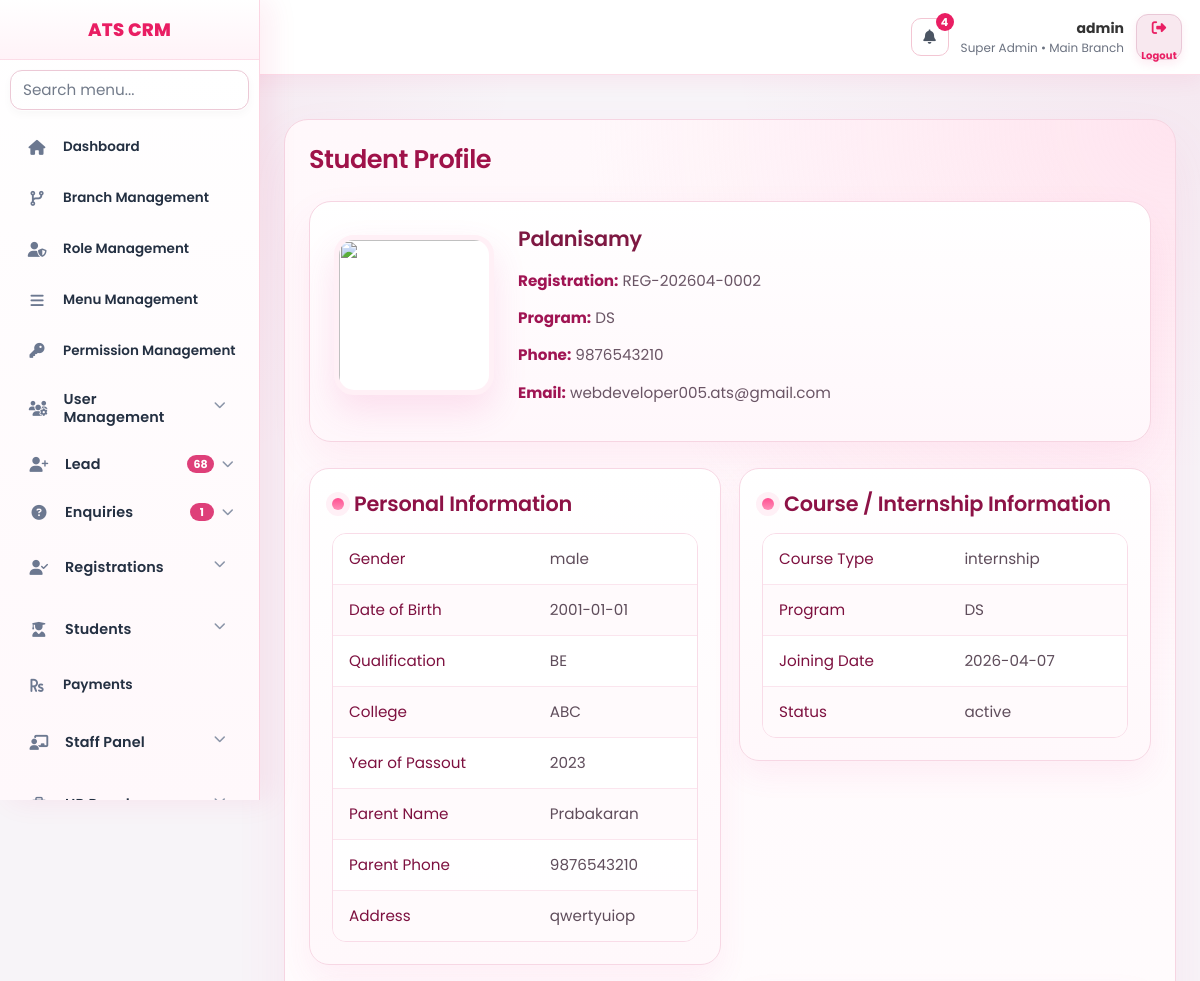
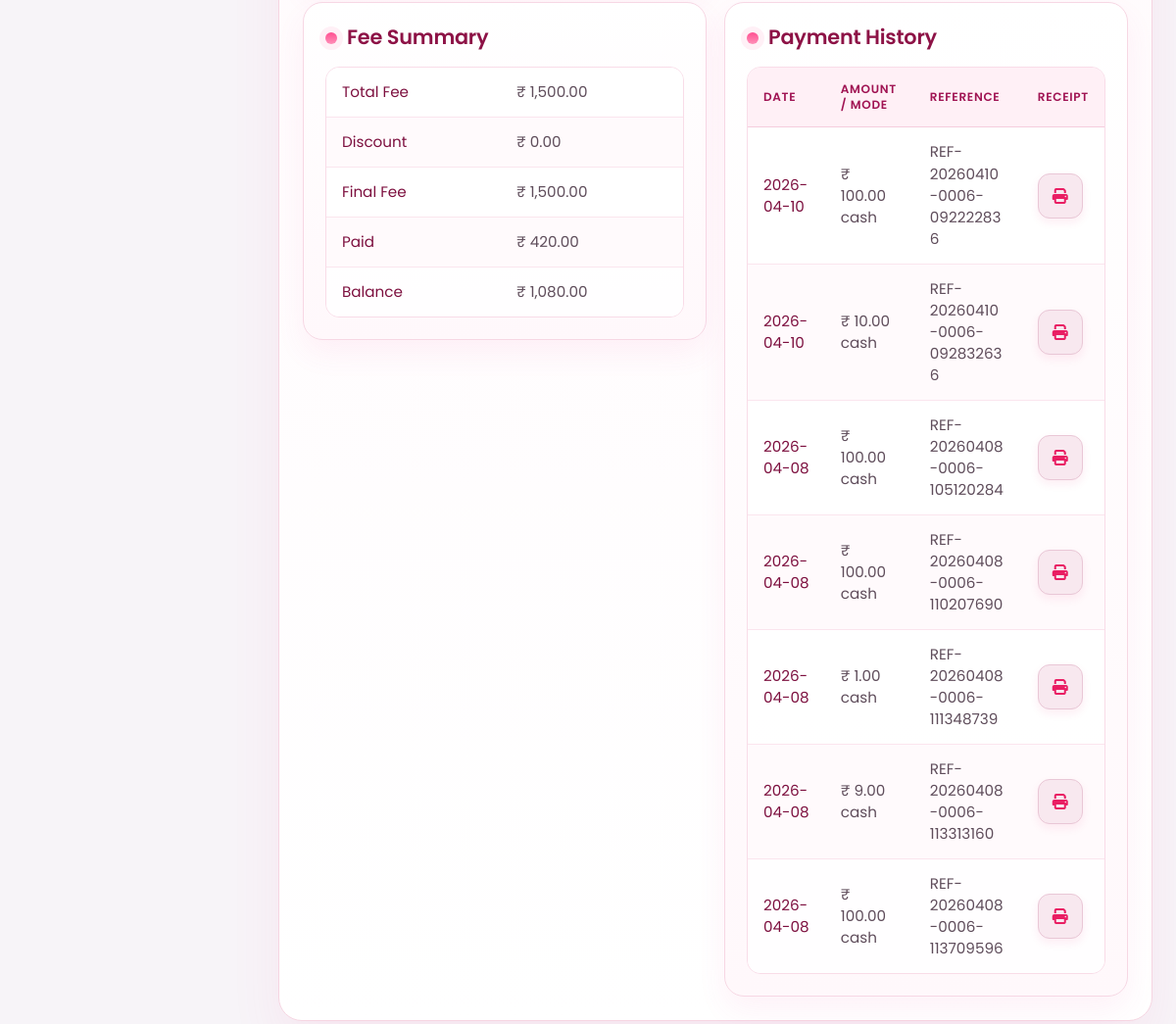
The page /index.php?page=students/profile&id=6 (signed in) on the database its author committed (2 pictures, top to bottom).
### tables this page shows
CREATE TABLE `menus` (
  `id` int(11) NOT NULL AUTO_INCREMENT,
  `menu_name` varchar(150) NOT NULL,
  `menu_slug` varchar(150) NOT NULL,
  `parent_id` int(11) DEFAULT NULL,
  `icon` varchar(100) DEFAULT NULL,
  `sort_order` int(11) DEFAULT 0,
  `status` tinyint(1) DEFAULT 1,
  `created_at` datetime DEFAULT current_timestamp(),
  `updated_at` datetime DEFAULT current_timestamp() ON UPDATE current_timestamp(),
  PRIMARY KEY (`id`)
);

CREATE TABLE `registration_profiles` (
  `id` int(11) NOT NULL AUTO_INCREMENT,
  `registration_id` int(11) NOT NULL,
  `student_name` varchar(150) DEFAULT NULL,
  `gender` varchar(20) DEFAULT NULL,
  `dob` date DEFAULT NULL,
  `address` text DEFAULT NULL,
  `qualification` varchar(150) DEFAULT NULL,
  `college_name` varchar(150) DEFAULT NULL,
  `year_of_passout` varchar(20) DEFAULT NULL,
  `parent_name` varchar(150) DEFAULT NULL,
  `parent_phone` varchar(20) DEFAULT NULL,
  `parent_occupation` varchar(150) DEFAULT NULL,
  `parent_email` varchar(150) DEFAULT NULL,
  `emergency_contact` varchar(20) DEFAULT NULL,
  `aadhaar_no` varchar(30) DEFAULT NULL,
  `photo_path` varchar(255) DEFAULT NULL,
  `signature_path` varchar(255) DEFAULT NULL,
  `remarks` text DEFAULT NULL,
  `created_at` datetime NOT NULL DEFAULT current_timestamp(),
  `updated_at` datetime NOT NULL DEFAULT current_timestamp() ON UPDATE current_timestamp(),
  PRIMARY KEY (`id`),
  UNIQUE KEY `uk_registration_profile` (`registration_id`),
  CONSTRAINT `fk_registration_profiles_registration` FOREIGN KEY (`registration_id`) REFERENCES `registrations` (`id`) ON DELETE CASCADE
);

CREATE TABLE `registrations` (
  `id` int(11) NOT NULL AUTO_INCREMENT,
  `registration_no` varchar(50) DEFAULT NULL,
  `enquiry_id` int(11) DEFAULT NULL,
  `branch_id` int(11) NOT NULL,
  `reg_type` enum('course','internship','workshop') NOT NULL,
  `source_type` enum('lead','direct','walkin','reference','online','other') DEFAULT 'direct',
  `joined_on` date DEFAULT NULL,
  `enquiry_snapshot_name` varchar(150) DEFAULT NULL,
  `enquiry_snapshot_phone` varchar(20) DEFAULT NULL,
  `enquiry_snapshot_email` varchar(150) DEFAULT NULL,
  `program_name` varchar(150) DEFAULT NULL,
  `batch_name` varchar(150) DEFAULT NULL,
  `internship_days` int(11) DEFAULT NULL,
  `internship_batch` varchar(100) DEFAULT NULL,
  `internship_start_date` date DEFAULT NULL,
  `internship_end_date` date DEFAULT NULL,
  `internship_completion_status` enum('pending','in_progress','completed') NOT NULL DEFAULT 'pending',
  `internship_certificate_status` enum('not_given','given') NOT NULL DEFAULT 'not_given',
  `internship_certificate_issued_at` datetime DEFAULT NULL,
  `internship_report_status` enum('not_provided','provided') NOT NULL DEFAULT 'not_provided',
  `internship_report_issued_at` datetime DEFAULT NULL,
  `internship_report_due_days` int(11) DEFAULT NULL,
  `total_fee` decimal(10,2) NOT NULL DEFAULT 0.00,
  `discount_amount` decimal(10,2) NOT NULL DEFAULT 0.00,
  `final_fee` decimal(10,2) NOT NULL DEFAULT 0.00,
  `paid_amount` decimal(10,2) NOT NULL DEFAULT 0.00,
  `balance_amount` decimal(10,2) NOT NULL DEFAULT 0.00,
  `payment_status` enum('unpaid','partial','paid') NOT NULL DEFAULT 'unpaid',
  `notes` text DEFAULT NULL,
  `registration_status` enum('draft','active','completed','cancelled') NOT NULL DEFAULT 'draft',
  `assigned_to` int(11) DEFAULT NULL,
  `created_by` int(11) NOT NULL,
  `created_at` datetime NOT NULL,
  `updated_at` datetime NOT NULL,
  PRIMARY KEY (`id`),
  UNIQUE KEY `uk_registration_no` (`registration_no`),
  KEY `enquiry_id` (`enquiry_id`),
  KEY `branch_id` (`branch_id`),
  KEY `assigned_to` (`assigned_to`),
  KEY `status` (`registration_status`),
  KEY `idx_enquiry_id` (`enquiry_id`),
  KEY `idx_branch_id` (`branch_id`),
  KEY `idx_reg_type` (`reg_type`),
  KEY `idx_assigned_to` (`assigned_to`),
  KEY `idx_registration_status` (`registration_status`),
  CONSTRAINT `fk_reg_enquiry` FOREIGN KEY (`enquiry_id`) REFERENCES `enquiries` (`id`) ON DELETE CASCADE
);

CREATE TABLE `registration_payments` (
  `id` int(11) NOT NULL AUTO_INCREMENT,
  `registration_id` int(11) NOT NULL,
  `branch_id` int(11) NOT NULL,
  `staff_id` int(11) NOT NULL COMMENT 'Front office / owner who gets target credit',
  `collected_by` int(11) NOT NULL COMMENT 'User who entered/received payment',
  `approved_by` int(11) DEFAULT NULL,
  `amount` decimal(10,2) NOT NULL DEFAULT 0.00,
  `payment_date` date NOT NULL,
  `payment_mode` enum('cash','upi','card','bank_transfer','cheque','other') DEFAULT 'cash',
  `payment_type` enum('advance','partial','full','refund') DEFAULT 'partial',
  `reference_no` varchar(100) DEFAULT NULL,
  `receipt_no` varchar(100) DEFAULT NULL,
  `approval_status` enum('pending','approved','rejected') NOT NULL DEFAULT 'approved',
  `remarks` text DEFAULT NULL,
  `created_at` datetime NOT NULL DEFAULT current_timestamp(),
  `updated_at` datetime NOT NULL DEFAULT current_timestamp() ON UPDATE current_timestamp(),
  PRIMARY KEY (`id`),
  KEY `idx_registration_id` (`registration_id`),
  KEY `idx_branch_id` (`branch_id`),
  KEY `idx_staff_id` (`staff_id`),
  KEY `idx_payment_date` (`payment_date`),
  KEY `idx_approval_status` (`approval_status`),
  KEY `idx_target_report` (`branch_id`,`collected_by`,`approval_status`,`payment_date`),
  CONSTRAINT `fk_registration_payments_registration` FOREIGN KEY (`registration_id`) REFERENCES `registrations` (`id`) ON DELETE CASCADE
);

### views/students/profile.php (the view, shortened to what the rows shown need)
<?php
if (!function_exists('h')) {
function h($v){
return htmlspecialchars((string)($v ?? '-'), ENT_QUOTES, 'UTF-8');
}
}
$id = (int)($_GET['id'] ?? 0);
$stmt = $pdo->prepare("
SELECT r.*, e.phone, e.email
FROM registrations r
LEFT JOIN enquiries e
ON e.converted_registration_id = r.id
WHERE r.id=?
LIMIT 1
");
$stmt->execute([$id]);
$reg = $stmt->fetch(PDO::FETCH_ASSOC) ?: [];
$stmt = $pdo->prepare("
SELECT *
FROM registration_profiles
WHERE registration_id=?
LIMIT 1
");
$stmt->execute([$id]);
$profile = $stmt->fetch(PDO::FETCH_ASSOC) ?: [];
$stmt = $pdo->prepare("
SELECT *
FROM registration_payments
WHERE registration_id=?
ORDER BY payment_date DESC
");
$stmt->execute([$id]);
$payments = $stmt->fetchAll(PDO::FETCH_ASSOC);
?>
<div class="student-page">
<h2>Student Profile</h2>
<div class="profile-card">
<div class="profile-right">
<h3><?= h($profile['student_name'] ?: $reg['enquiry_snapshot_name']) ?></h3>
<p><strong>Registration:</strong> <?= h($reg['registration_no']) ?></p>
<p><strong>Program:</strong> <?= h($reg['program_name']) ?></p>
<p><strong>Phone:</strong> <?= h(visibleStudentContactValue($reg['enquiry_snapshot_phone'])) ?></p>
<p><strong>Email:</strong> <?= h(visibleStudentContactValue($reg['enquiry_snapshot_email'])) ?></p>
</div>
</div>
<div class="details-grid">
<div class="student-profile-card-block">
<table class="student-profile-table no-mobile-cards">
<tr>
<td>Gender</td>
<td><?= h($profile['gender']) ?></td>
</tr>
<tr>
<td>Date of Birth</td>
<td><?= h($profile['dob']) ?></td>
</tr>
<tr>
<td>Qualification</td>
<td><?= h($profile['qualification']) ?></td>
</tr>
<tr>
<td>College</td>
<td><?= h($profile['college_name']) ?></td>
</tr>
<tr>
<td>Year of Passout</td>
<td><?= h($profile['year_of_passout']) ?></td>
</tr>
<tr>
<td>Parent Name</td>
<td><?= h($profile['parent_name']) ?></td>
</tr>
<tr>
<td>Parent Phone</td>
<td><?= h(visibleStudentContactValue($profile['parent_phone'] ?? '-')) ?></td>
</tr>
<tr>
<td>Address</td>
<td><?= h($profile['address']) ?></td>
</tr>
</table>
</div>
<div class="student-profile-card-block">
<table class="student-profile-table no-mobile-cards">
<tr>
<td>Course Type</td>
<td><?= h($reg['reg_type']) ?></td>
</tr>
<tr>
<td>Program</td>
<td><?= h($reg['program_name']) ?></td>
</tr>
<tr>
<td>Joining Date</td>
<td><?= h($reg['joined_on']) ?></td>
</tr>
<tr>
<td>Status</td>
<td><?= h($reg['registration_status']) ?></td>
</tr>
</table>
</div>
<div class="student-profile-card-block">
<table class="student-profile-table no-mobile-cards">
<tr>
<td>Total Fee</td>
<td><?= inr_symbol() ?> <?= number_format((float)$reg['total_fee'],2) ?></td>
</tr>
<tr>
<td>Discount</td>
<td><?= inr_symbol() ?> <?= number_format((float)$reg['discount_amount'],2) ?></td>
</tr>
<tr>
<td>Final Fee</td>
<td><?= inr_symbol() ?> <?= number_format((float)$reg['final_fee'],2) ?></td>
</tr>
<tr>
<td>Paid</td>
<td><?= inr_symbol() ?> <?= number_format((float)$reg['paid_amount'],2) ?></td>
</tr>
<tr>
<td>Balance</td>
<td><?= inr_symbol() ?> <?= number_format((float)$reg['balance_amount'],2) ?></td>
</tr>
</table>
</div>
<div class="student-profile-card-block">
<table class="student-profile-table no-mobile-cards payment-history-table">
<thead>
<tr>
<th>Date</th>
<th>Amount / Mode</th>
<th>Reference</th>
<th>Receipt</th>
</tr>
</thead>
<tbody>
<?php if(!$payments): ?>
<tr>
<td colspan="4">No payments yet.</td>
</tr>
<?php else: ?>
<?php foreach($payments as $p): ?>
<tr>
<td data-label="Date"><?= h($p['payment_date']) ?></td>
<td data-label="Amount / Mode">
<span class="amount-mode-stack">
<span class="amount-line"><?= inr_symbol() ?> <?= number_format((float)$p['amount'],2) ?></span>
<span class="sub"><?= h($p['payment_mode']) ?></span>
</span>
</td>
<td data-label="Reference"><?= h($p['reference_no']) ?></td>
<td data-label="Receipt">
<a
href="index.php?page=payments/receipt&payment_id=<?= (int)$p['id'] ?>"
target="_blank"
title="Print Receipt"
data-modern-tooltip="Print Receipt"
aria-label="Print Receipt"
class="crm-icon-btn is-info">
<i class="fas fa-print"></i>
</a>
</td>
</tr>
<?php endforeach; ?>
<?php endif; ?>
</tbody>
</table>
</div>
</div>

### views/layout/sidebar.php (shortened to what the rows shown need)
<?php
$role_id     = $_SESSION['role_id'] ?? 0;
$currentPage = $_GET['page'] ?? '';
$sessionUserId = (int)($_SESSION['user_id'] ?? 0);
$sessionBranchId = (int)($_SESSION['branch_id'] ?? 0);
$stmt = $pdo->prepare("
    SELECT m.*
    FROM menus m
    INNER JOIN role_permissions rp
        ON rp.menu_id = m.id
    WHERE rp.role_id = :role_id
      AND rp.can_view = 1
      AND m.status = 1
    ORDER BY m.parent_id ASC, m.sort_order ASC
");
$stmt->execute([
    'role_id' => $role_id
]);
$menus = $stmt->fetchAll(PDO::FETCH_ASSOC);
$menus = array_values(array_filter($menus, function($m) {
    $slug = $m['menu_slug'] ?? '';
    return !(
        strpos($slug, 'dashboard/') === 0
        || $slug === 'dashboard'
        || $slug === 'system/demo_reset'
    );
}));
$menuTree = [];
foreach ($menus as $menu) {
    if ($menu['parent_id'] === NULL) {
        $menuTree[$menu['id']] = $menu;
        $menuTree[$menu['id']]['children'] = [];
    }
}
foreach ($menus as $menu) {
    if ($menu['parent_id'] !== NULL && isset($menuTree[$menu['parent_id']])) {
        $menuTree[$menu['parent_id']]['children'][] = $menu;
    }
}
function isParentOpen($parent, $currentPage) {
    if (!isset($parent['children']) || empty($parent['children'])) return false;
    return false;
}
$sidebarBadges = [
    'lead' => 0,
    'enquiries' => 0,
    'enquiries/followups' => 0,
];
try {
    $sidebarBadgeCacheKey = 'sidebar_badges_' . $sessionUserId;
    $cachedSidebarBadges = $_SESSION[$sidebarBadgeCacheKey] ?? null;
    $useBadgeCache = is_array($cachedSidebarBadges)
        && isset($cachedSidebarBadges['ts'], $cachedSidebarBadges['values'])
        && (time() - (int)$cachedSidebarBadges['ts']) <= 30
        && (int)($cachedSidebarBadges['role_id'] ?? 0) === (int)$role_id
        && (int)($cachedSidebarBadges['branch_id'] ?? 0) === (int)$sessionBranchId;
    if ($useBadgeCache) {
        $vals = (array)$cachedSidebarBadges['values'];
        foreach ($sidebarBadges as $k => $v) {
            if (isset($vals[$k])) $sidebarBadges[$k] = max(0, (int)$vals[$k]);
        }
    } else {
        $leadSql = "SELECT COUNT(*) FROM leads l WHERE l.status NOT IN ('converted','closed')";
        $leadParams = [];
        $stLead = $pdo->prepare($leadSql);
        $stLead->execute($leadParams);
        $sidebarBadges['lead'] = (int)($stLead->fetchColumn() ?: 0);
        $enqSql = "SELECT COUNT(*) FROM enquiries e WHERE e.status IN ('new','followup')";
        $enqParams = [];
        $stEnq = $pdo->prepare($enqSql);
        $stEnq->execute($enqParams);
        $sidebarBadges['enquiries'] = (int)($stEnq->fetchColumn() ?: 0);
        $fuSql = "
            SELECT COUNT(*)
            FROM enquiry_followups f
            INNER JOIN enquiries e ON e.id = f.enquiry_id
            WHERE LOWER(TRIM(COALESCE(f.status,'pending'))) = 'pending'
        ";
        $fuParams = [];
        $stFu = $pdo->prepare($fuSql);
        $stFu->execute($fuParams);
        $sidebarBadges['enquiries/followups'] = (int)($stFu->fetchColumn() ?: 0);
    }
} catch (Throwable $e) {
}
if (!function_exists('sidebarBadgeText')) {
    function sidebarBadgeText($count): string {
        $c = max(0, (int)$count);
        return $c > 99 ? '99+' : (string)$c;
    }
}
?>
<div class="sidebar" id="crmSidebar">
    <ul class="menu-list">
        <?php foreach ($menuTree as $parent): ?>
            <?php
                $hasChildren  = !empty($parent['children']);
                $parentOpen   = isParentOpen($parent, $currentPage);
                $parentActive = ($currentPage === $parent['menu_slug']) || $parentOpen;
            ?>
            <li class="<?= $parentActive ? 'active' : '' ?> <?= $hasChildren ? 'has-children' : '' ?> <?= $parentOpen ? 'open' : '' ?>"<?= $hasChildren ? ' data-initial-open="' . ($parentOpen ? '1' : '0') . '"' : '' ?>>
                <?php if ($hasChildren): ?>
                    <?php $submenuId = 'submenu-' . (int)$parent['id']; ?>
                    <button
                        type="button"
                        class="menu-toggle"
                        data-menu-id="<?= (int)$parent['id'] ?>"
                        data-tooltip="<?= htmlspecialchars($parent['menu_name']) ?>"
                        aria-expanded="<?= $parentOpen ? 'true' : 'false' ?>"
                        aria-controls="<?= htmlspecialchars($submenuId) ?>"
                    >
                        <i class="<?= htmlspecialchars($parent['icon'] ?: 'fas fa-circle') ?>"></i>
                        <span class="menu-label"><?= htmlspecialchars($parent['menu_name']) ?></span>
                        <?php
                            $parentSlug = strtolower(trim((string)($parent['menu_slug'] ?? '')));
                            $parentName = strtolower(trim((string)($parent['menu_name'] ?? '')));
                            $parentBadgeCount = 0;
                            if ($parentSlug === 'lead' || strpos($parentName, 'lead') !== false) {
                                $parentBadgeCount = (int)($sidebarBadges['lead'] ?? 0);
                            } elseif ($parentSlug === 'enquiries' || strpos($parentName, 'enquir') !== false) {
                                $parentBadgeCount = (int)($sidebarBadges['enquiries'] ?? 0);
                            }
                        ?>
                        <?php if ($parentBadgeCount > 0): ?>
                            <span class="menu-tail">
                                <span class="menu-badge" data-modern-tooltip="Open <?= htmlspecialchars($parent['menu_name']) ?>: <?= (int)$parentBadgeCount ?>">
                                    <?= htmlspecialchars(sidebarBadgeText($parentBadgeCount)) ?>
                                </span>
                                <i class="fas fa-chevron-down caret"></i>
                            </span>
                        <?php else: ?>
                            <span class="menu-tail">
                                <i class="fas fa-chevron-down caret"></i>
                            </span>
                        <?php endif; ?>
                    </button>
                <?php else: ?>
                    <a href="index.php?page=<?= htmlspecialchars($parent['menu_slug']) ?>" data-tooltip="<?= htmlspecialchars($parent['menu_name']) ?>">
                        <i class="<?= htmlspecialchars($parent['icon'] ?: 'fas fa-circle') ?>"></i>
                        <span class="menu-label"><?= htmlspecialchars($parent['menu_name']) ?></span>
                    </a>
                <?php endif; ?>
            </li>
        <?php endforeach; ?>
    </ul>
</div>

### rows shown on the page
menus: menu_name "Branch Management"
menus: menu_name "Role Management"
menus: menu_name "Menu Management"
menus: menu_name "Permission Management"
menus: menu_name "User Management"
menus: menu_name "Lead", parentBadgeCount "68"
menus: menu_name "Enquiries", parentBadgeCount "1"
menus: menu_name "Registrations"
menus: menu_name "Students"
menus: menu_name "Payments"
menus: menu_name "Staff Panel"
registration_profiles: student_name "Palanisamy", gender "male", dob "2001-01-01", qualification "BE", college_name "ABC", year_of_passout "2023", parent_name "Prabakaran", parent_phone "9876543210", address "qwertyuiop"
registrations: registration_no "REG-202604-0002", program_name "DS", enquiry_snapshot_phone "9876543210", enquiry_snapshot_email "webdeveloper005.ats@gmail.com", reg_type "internship", joined_on "2026-04-07", registration_status "active", total_fee "1,500.00", discount_amount "0.00", final_fee "1,500.00", paid_amount "420.00", balance_amount "1,080.00"
registration_payments: payment_date "2026-04-10", amount "100.00", payment_mode "cash", reference_no "REF-20260410-0006-092222836"
registration_payments: payment_date "2026-04-10", amount "10.00", payment_mode "cash", reference_no "REF-20260410-0006-092832636"
registration_payments: payment_date "2026-04-08", amount "100.00", payment_mode "cash", reference_no "REF-20260408-0006-105120284"
registration_payments: payment_date "2026-04-08", amount "100.00", payment_mode "cash", reference_no "REF-20260408-0006-110207690"
registration_payments: payment_date "2026-04-08", amount "1.00", payment_mode "cash", reference_no "REF-20260408-0006-111348739"
registration_payments: payment_date "2026-04-08", amount "9.00", payment_mode "cash", reference_no "REF-20260408-0006-113313160"
registration_payments: payment_date "2026-04-08", amount "100.00", payment_mode "cash", reference_no "REF-20260408-0006-113709596"

### other values the page prints
$topNotificationCount "4"
$user_name "admin"
$user_role "Super Admin"
$branch_name "Main Branch"
APP_NAME "ATS CRM"
inr_symbol() "₹"
